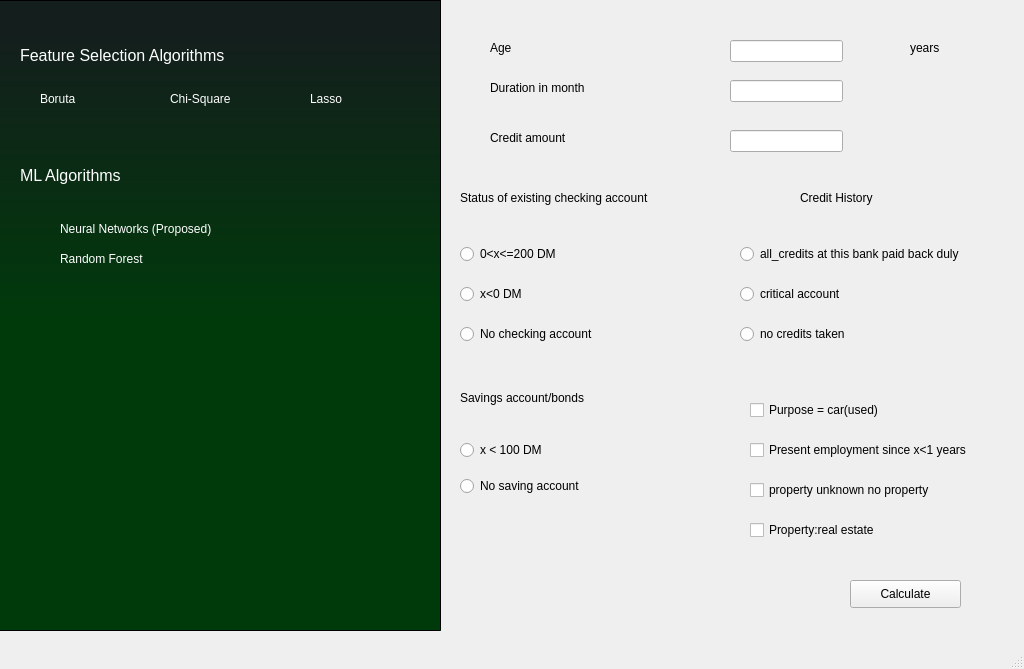
<?xml version="1.0" encoding="UTF-8"?>
<ui version="4.0">
 <class>MainWindow</class>
 <widget class="QMainWindow" name="MainWindow">
  <property name="windowModality">
   <enum>Qt::NonModal</enum>
  </property>
  <property name="enabled">
   <bool>true</bool>
  </property>
  <property name="geometry">
   <rect>
    <x>0</x>
    <y>0</y>
    <width>1024</width>
    <height>669</height>
   </rect>
  </property>
  <property name="sizePolicy">
   <sizepolicy hsizetype="Ignored" vsizetype="Ignored">
    <horstretch>0</horstretch>
    <verstretch>0</verstretch>
   </sizepolicy>
  </property>
  <property name="minimumSize">
   <size>
    <width>1024</width>
    <height>669</height>
   </size>
  </property>
  <property name="maximumSize">
   <size>
    <width>1024</width>
    <height>669</height>
   </size>
  </property>
  <property name="mouseTracking">
   <bool>false</bool>
  </property>
  <property name="windowTitle">
   <string>MainWindow</string>
  </property>
  <property name="toolButtonStyle">
   <enum>Qt::ToolButtonIconOnly</enum>
  </property>
  <property name="documentMode">
   <bool>false</bool>
  </property>
  <widget class="QWidget" name="centralwidget">
   <widget class="QFrame" name="frame">
    <property name="geometry">
     <rect>
      <x>-10</x>
      <y>0</y>
      <width>451</width>
      <height>631</height>
     </rect>
    </property>
    <property name="font">
     <font>
      <family>Franklin Gothic Heavy</family>
      <pointsize>8</pointsize>
     </font>
    </property>
    <property name="autoFillBackground">
     <bool>false</bool>
    </property>
    <property name="styleSheet">
     <string notr="true">background-color:qlineargradient(spread:pad, x1:1, y1:0.511545, x2:1, y2:0.046, stop:0 rgba(0, 58, 11, 255), stop:1 rgba(20, 30, 29, 255))</string>
    </property>
    <property name="frameShape">
     <enum>QFrame::StyledPanel</enum>
    </property>
    <property name="frameShadow">
     <enum>QFrame::Sunken</enum>
    </property>
    <widget class="QLabel" name="label">
     <property name="geometry">
      <rect>
       <x>30</x>
       <y>40</y>
       <width>291</width>
       <height>31</height>
      </rect>
     </property>
     <property name="font">
      <font>
       <family>MS Shell Dlg 2</family>
       <pointsize>12</pointsize>
       <weight>50</weight>
       <italic>false</italic>
       <bold>false</bold>
      </font>
     </property>
     <property name="autoFillBackground">
      <bool>false</bool>
     </property>
     <property name="styleSheet">
      <string notr="true">color:rgb(255, 255, 255);
font: 12pt &quot;MS Shell Dlg 2&quot;;
background-color:transparent;
</string>
     </property>
     <property name="text">
      <string>Feature Selection Algorithms</string>
     </property>
    </widget>
    <widget class="QRadioButton" name="radioButton_4">
     <property name="geometry">
      <rect>
       <x>30</x>
       <y>90</y>
       <width>66</width>
       <height>17</height>
      </rect>
     </property>
     <property name="styleSheet">
      <string notr="true">color:rgb(255, 255, 255);
background-color:transparent</string>
     </property>
     <property name="text">
      <string>Boruta</string>
     </property>
    </widget>
    <widget class="QRadioButton" name="radioButton_3">
     <property name="geometry">
      <rect>
       <x>160</x>
       <y>90</y>
       <width>90</width>
       <height>17</height>
      </rect>
     </property>
     <property name="styleSheet">
      <string notr="true">color:rgb(255, 255, 255);
background-color:transparent</string>
     </property>
     <property name="text">
      <string>Chi-Square</string>
     </property>
    </widget>
    <widget class="QRadioButton" name="radioButton_2">
     <property name="geometry">
      <rect>
       <x>300</x>
       <y>90</y>
       <width>101</width>
       <height>17</height>
      </rect>
     </property>
     <property name="autoFillBackground">
      <bool>false</bool>
     </property>
     <property name="styleSheet">
      <string notr="true">color:rgb(255, 255, 255);
background-color:transparent</string>
     </property>
     <property name="text">
      <string>Lasso</string>
     </property>
    </widget>
    <widget class="QLabel" name="label_6">
     <property name="enabled">
      <bool>true</bool>
     </property>
     <property name="geometry">
      <rect>
       <x>230</x>
       <y>430</y>
       <width>211</width>
       <height>141</height>
      </rect>
     </property>
     <property name="font">
      <font>
       <pointsize>26</pointsize>
       <weight>75</weight>
       <bold>true</bold>
      </font>
     </property>
     <property name="styleSheet">
      <string notr="true">background-color:transparent;
color:#ffffff</string>
     </property>
     <property name="text">
      <string/>
     </property>
    </widget>
    <widget class="QLabel" name="label_2">
     <property name="geometry">
      <rect>
       <x>30</x>
       <y>160</y>
       <width>131</width>
       <height>31</height>
      </rect>
     </property>
     <property name="font">
      <font>
       <family>MS Shell Dlg 2</family>
       <pointsize>12</pointsize>
       <weight>50</weight>
       <italic>false</italic>
       <bold>false</bold>
      </font>
     </property>
     <property name="autoFillBackground">
      <bool>false</bool>
     </property>
     <property name="styleSheet">
      <string notr="true">color:rgb(255, 255, 255);
font: 12pt &quot;MS Shell Dlg 2&quot;;
background-color:transparent;
</string>
     </property>
     <property name="text">
      <string>ML Algorithms</string>
     </property>
    </widget>
    <widget class="QFrame" name="frame_2">
     <property name="geometry">
      <rect>
       <x>40</x>
       <y>200</y>
       <width>341</width>
       <height>80</height>
      </rect>
     </property>
     <property name="styleSheet">
      <string notr="true">background-color:transparent;</string>
     </property>
     <property name="frameShape">
      <enum>QFrame::StyledPanel</enum>
     </property>
     <property name="frameShadow">
      <enum>QFrame::Raised</enum>
     </property>
     <widget class="QRadioButton" name="radioButton_6">
      <property name="geometry">
       <rect>
        <x>10</x>
        <y>50</y>
        <width>299</width>
        <height>17</height>
       </rect>
      </property>
      <property name="styleSheet">
       <string notr="true">color:rgb(255, 255, 255);
background-color:transparent</string>
      </property>
      <property name="text">
       <string>Random Forest</string>
      </property>
     </widget>
     <widget class="QRadioButton" name="radioButton_5">
      <property name="geometry">
       <rect>
        <x>10</x>
        <y>20</y>
        <width>299</width>
        <height>17</height>
       </rect>
      </property>
      <property name="styleSheet">
       <string notr="true">color:rgb(255, 255, 255);
background-color:transparent</string>
      </property>
      <property name="text">
       <string>Neural Networks (Proposed)</string>
      </property>
     </widget>
    </widget>
   </widget>
   <widget class="QStackedWidget" name="stackedWidget">
    <property name="geometry">
     <rect>
      <x>440</x>
      <y>0</y>
      <width>611</width>
      <height>1121</height>
     </rect>
    </property>
    <property name="styleSheet">
     <string notr="true"/>
    </property>
    <property name="currentIndex">
     <number>0</number>
    </property>
    <widget class="QWidget" name="chi_widget">
     <widget class="QLabel" name="label_13">
      <property name="geometry">
       <rect>
        <x>50</x>
        <y>40</y>
        <width>55</width>
        <height>16</height>
       </rect>
      </property>
      <property name="text">
       <string>Age</string>
      </property>
     </widget>
     <widget class="QLabel" name="label_14">
      <property name="geometry">
       <rect>
        <x>50</x>
        <y>80</y>
        <width>111</width>
        <height>16</height>
       </rect>
      </property>
      <property name="text">
       <string>Duration in month</string>
      </property>
     </widget>
     <widget class="QLabel" name="label_15">
      <property name="geometry">
       <rect>
        <x>50</x>
        <y>130</y>
        <width>91</width>
        <height>16</height>
       </rect>
      </property>
      <property name="text">
       <string>Credit amount</string>
      </property>
     </widget>
     <widget class="QLineEdit" name="lineEdit_age">
      <property name="geometry">
       <rect>
        <x>290</x>
        <y>40</y>
        <width>113</width>
        <height>22</height>
       </rect>
      </property>
     </widget>
     <widget class="QLineEdit" name="lineEdit_duration">
      <property name="geometry">
       <rect>
        <x>290</x>
        <y>80</y>
        <width>113</width>
        <height>22</height>
       </rect>
      </property>
     </widget>
     <widget class="QLineEdit" name="lineEdit_amount">
      <property name="geometry">
       <rect>
        <x>290</x>
        <y>130</y>
        <width>113</width>
        <height>22</height>
       </rect>
      </property>
     </widget>
     <widget class="QWidget" name="verticalLayoutWidget">
      <property name="geometry">
       <rect>
        <x>20</x>
        <y>230</y>
        <width>201</width>
        <height>131</height>
       </rect>
      </property>
      <layout class="QVBoxLayout" name="verticalLayout">
       <item>
        <widget class="QRadioButton" name="radioButton_11">
         <property name="text">
          <string>0&lt;x&lt;=200 DM</string>
         </property>
        </widget>
       </item>
       <item>
        <widget class="QRadioButton" name="radioButton_12">
         <property name="text">
          <string>x&lt;0 DM</string>
         </property>
        </widget>
       </item>
       <item>
        <widget class="QRadioButton" name="radioButton_10">
         <property name="text">
          <string>No checking account</string>
         </property>
        </widget>
       </item>
      </layout>
     </widget>
     <widget class="QLabel" name="label_16">
      <property name="geometry">
       <rect>
        <x>20</x>
        <y>190</y>
        <width>211</width>
        <height>16</height>
       </rect>
      </property>
      <property name="text">
       <string>Status of existing checking account</string>
      </property>
     </widget>
     <widget class="QLabel" name="label_17">
      <property name="geometry">
       <rect>
        <x>360</x>
        <y>190</y>
        <width>91</width>
        <height>16</height>
       </rect>
      </property>
      <property name="text">
       <string>Credit History</string>
      </property>
     </widget>
     <widget class="QWidget" name="verticalLayoutWidget_3">
      <property name="geometry">
       <rect>
        <x>300</x>
        <y>230</y>
        <width>251</width>
        <height>131</height>
       </rect>
      </property>
      <layout class="QVBoxLayout" name="verticalLayout_3">
       <item>
        <widget class="QRadioButton" name="radioButton_14">
         <property name="text">
          <string>all_credits at this bank paid back duly</string>
         </property>
        </widget>
       </item>
       <item>
        <widget class="QRadioButton" name="radioButton_15">
         <property name="text">
          <string>critical account</string>
         </property>
        </widget>
       </item>
       <item>
        <widget class="QRadioButton" name="radioButton_13">
         <property name="text">
          <string>no credits taken</string>
         </property>
        </widget>
       </item>
      </layout>
     </widget>
     <widget class="QLabel" name="label_18">
      <property name="geometry">
       <rect>
        <x>20</x>
        <y>390</y>
        <width>201</width>
        <height>16</height>
       </rect>
      </property>
      <property name="text">
       <string>Savings account/bonds</string>
      </property>
     </widget>
     <widget class="QWidget" name="verticalLayoutWidget_4">
      <property name="geometry">
       <rect>
        <x>20</x>
        <y>430</y>
        <width>201</width>
        <height>76</height>
       </rect>
      </property>
      <layout class="QVBoxLayout" name="verticalLayout_4">
       <item>
        <widget class="QRadioButton" name="radioButton_16">
         <property name="text">
          <string>x &lt; 100 DM</string>
         </property>
        </widget>
       </item>
       <item>
        <widget class="QRadioButton" name="radioButton_17">
         <property name="text">
          <string>No saving account</string>
         </property>
        </widget>
       </item>
      </layout>
     </widget>
     <widget class="QCheckBox" name="checkBox">
      <property name="geometry">
       <rect>
        <x>310</x>
        <y>400</y>
        <width>141</width>
        <height>20</height>
       </rect>
      </property>
      <property name="text">
       <string>Purpose = car(used)</string>
      </property>
     </widget>
     <widget class="QCheckBox" name="checkBox_2">
      <property name="geometry">
       <rect>
        <x>310</x>
        <y>440</y>
        <width>251</width>
        <height>20</height>
       </rect>
      </property>
      <property name="text">
       <string>Present employment since x&lt;1 years</string>
      </property>
     </widget>
     <widget class="QCheckBox" name="checkBox_3">
      <property name="geometry">
       <rect>
        <x>310</x>
        <y>480</y>
        <width>221</width>
        <height>20</height>
       </rect>
      </property>
      <property name="text">
       <string>property unknown no property</string>
      </property>
     </widget>
     <widget class="QCheckBox" name="checkBox_4">
      <property name="geometry">
       <rect>
        <x>310</x>
        <y>520</y>
        <width>151</width>
        <height>20</height>
       </rect>
      </property>
      <property name="text">
       <string>Property:real estate</string>
      </property>
     </widget>
     <widget class="QLabel" name="label_19">
      <property name="geometry">
       <rect>
        <x>470</x>
        <y>40</y>
        <width>55</width>
        <height>16</height>
       </rect>
      </property>
      <property name="text">
       <string>years</string>
      </property>
     </widget>
     <widget class="QPushButton" name="pushButton_2">
      <property name="geometry">
       <rect>
        <x>410</x>
        <y>580</y>
        <width>111</width>
        <height>28</height>
       </rect>
      </property>
      <property name="text">
       <string>Calculate</string>
      </property>
     </widget>
    </widget>
    <widget class="QWidget" name="lasso_widget">
     <widget class="QLabel" name="label_10">
      <property name="geometry">
       <rect>
        <x>10</x>
        <y>120</y>
        <width>55</width>
        <height>16</height>
       </rect>
      </property>
      <property name="text">
       <string>Age</string>
      </property>
     </widget>
     <widget class="QLabel" name="label_12">
      <property name="geometry">
       <rect>
        <x>150</x>
        <y>120</y>
        <width>111</width>
        <height>16</height>
       </rect>
      </property>
      <property name="text">
       <string>Duration in month</string>
      </property>
     </widget>
     <widget class="QLabel" name="label_20">
      <property name="geometry">
       <rect>
        <x>290</x>
        <y>120</y>
        <width>91</width>
        <height>16</height>
       </rect>
      </property>
      <property name="text">
       <string>Credit amount</string>
      </property>
     </widget>
     <widget class="QLabel" name="label_21">
      <property name="geometry">
       <rect>
        <x>10</x>
        <y>50</y>
        <width>301</width>
        <height>16</height>
       </rect>
      </property>
      <property name="text">
       <string>Installment rate in percentage of disposable income</string>
      </property>
     </widget>
     <widget class="QLabel" name="label_22">
      <property name="geometry">
       <rect>
        <x>410</x>
        <y>120</y>
        <width>141</width>
        <height>16</height>
       </rect>
      </property>
      <property name="text">
       <string>Present residence since</string>
      </property>
     </widget>
     <widget class="QLabel" name="label_23">
      <property name="geometry">
       <rect>
        <x>10</x>
        <y>90</y>
        <width>231</width>
        <height>16</height>
       </rect>
      </property>
      <property name="text">
       <string>Number of existing credits at this bank</string>
      </property>
     </widget>
     <widget class="QLabel" name="label_24">
      <property name="geometry">
       <rect>
        <x>10</x>
        <y>10</y>
        <width>341</width>
        <height>16</height>
       </rect>
      </property>
      <property name="text">
       <string>Number of people being liable to provide maintanance for</string>
      </property>
     </widget>
     <widget class="QLineEdit" name="lineEdit_6">
      <property name="geometry">
       <rect>
        <x>10</x>
        <y>150</y>
        <width>113</width>
        <height>22</height>
       </rect>
      </property>
     </widget>
     <widget class="QLineEdit" name="lineEdit_7">
      <property name="geometry">
       <rect>
        <x>150</x>
        <y>150</y>
        <width>113</width>
        <height>22</height>
       </rect>
      </property>
     </widget>
     <widget class="QLineEdit" name="lineEdit_8">
      <property name="geometry">
       <rect>
        <x>280</x>
        <y>150</y>
        <width>113</width>
        <height>22</height>
       </rect>
      </property>
     </widget>
     <widget class="QLineEdit" name="lineEdit_9">
      <property name="geometry">
       <rect>
        <x>410</x>
        <y>50</y>
        <width>113</width>
        <height>22</height>
       </rect>
      </property>
     </widget>
     <widget class="QLineEdit" name="lineEdit_10">
      <property name="geometry">
       <rect>
        <x>430</x>
        <y>150</y>
        <width>113</width>
        <height>22</height>
       </rect>
      </property>
     </widget>
     <widget class="QLineEdit" name="lineEdit_11">
      <property name="geometry">
       <rect>
        <x>410</x>
        <y>90</y>
        <width>113</width>
        <height>22</height>
       </rect>
      </property>
     </widget>
     <widget class="QLineEdit" name="lineEdit_12">
      <property name="geometry">
       <rect>
        <x>410</x>
        <y>10</y>
        <width>113</width>
        <height>22</height>
       </rect>
      </property>
     </widget>
     <widget class="QWidget" name="verticalLayoutWidget_5">
      <property name="geometry">
       <rect>
        <x>10</x>
        <y>280</y>
        <width>232</width>
        <height>80</height>
       </rect>
      </property>
      <layout class="QVBoxLayout" name="verticalLayout_5">
       <item>
        <widget class="QLabel" name="label_25">
         <property name="font">
          <font>
           <weight>75</weight>
           <bold>true</bold>
          </font>
         </property>
         <property name="text">
          <string>Status of existing checking account</string>
         </property>
        </widget>
       </item>
       <item>
        <widget class="QRadioButton" name="radioButton_19">
         <property name="text">
          <string>x&lt;0 DM</string>
         </property>
        </widget>
       </item>
       <item>
        <widget class="QRadioButton" name="radioButton_18">
         <property name="text">
          <string>No checking account</string>
         </property>
        </widget>
       </item>
      </layout>
     </widget>
     <widget class="QWidget" name="verticalLayoutWidget_6">
      <property name="geometry">
       <rect>
        <x>10</x>
        <y>380</y>
        <width>251</width>
        <height>80</height>
       </rect>
      </property>
      <layout class="QVBoxLayout" name="verticalLayout_6">
       <item>
        <widget class="QLabel" name="label_26">
         <property name="font">
          <font>
           <weight>75</weight>
           <bold>true</bold>
          </font>
         </property>
         <property name="text">
          <string>Credit History</string>
         </property>
        </widget>
       </item>
       <item>
        <widget class="QRadioButton" name="radioButton_20">
         <property name="text">
          <string>Critical account</string>
         </property>
        </widget>
       </item>
       <item>
        <widget class="QRadioButton" name="radioButton_21">
         <property name="text">
          <string>Existing credits paid back duly till now</string>
         </property>
        </widget>
       </item>
      </layout>
     </widget>
     <widget class="QWidget" name="verticalLayoutWidget_7">
      <property name="geometry">
       <rect>
        <x>240</x>
        <y>180</y>
        <width>160</width>
        <height>80</height>
       </rect>
      </property>
      <layout class="QVBoxLayout" name="verticalLayout_7">
       <item>
        <widget class="QLabel" name="label_27">
         <property name="font">
          <font>
           <weight>75</weight>
           <bold>true</bold>
          </font>
         </property>
         <property name="text">
          <string>Saving account bonds</string>
         </property>
        </widget>
       </item>
       <item>
        <widget class="QRadioButton" name="radioButton_23">
         <property name="text">
          <string>x&lt;100 DM</string>
         </property>
        </widget>
       </item>
       <item>
        <widget class="QRadioButton" name="radioButton_24">
         <property name="text">
          <string>No saving account</string>
         </property>
        </widget>
       </item>
      </layout>
     </widget>
     <widget class="QWidget" name="verticalLayoutWidget_8">
      <property name="geometry">
       <rect>
        <x>420</x>
        <y>180</y>
        <width>160</width>
        <height>80</height>
       </rect>
      </property>
      <layout class="QVBoxLayout" name="verticalLayout_8">
       <item>
        <widget class="QLabel" name="label_28">
         <property name="font">
          <font>
           <weight>75</weight>
           <bold>true</bold>
          </font>
         </property>
         <property name="text">
          <string>Purpose</string>
         </property>
        </widget>
       </item>
       <item>
        <widget class="QRadioButton" name="radioButton_25">
         <property name="text">
          <string>Car(used)</string>
         </property>
        </widget>
       </item>
       <item>
        <widget class="QRadioButton" name="radioButton_22">
         <property name="text">
          <string>radio/TV</string>
         </property>
        </widget>
       </item>
      </layout>
     </widget>
     <widget class="QWidget" name="verticalLayoutWidget_9">
      <property name="geometry">
       <rect>
        <x>250</x>
        <y>280</y>
        <width>173</width>
        <height>99</height>
       </rect>
      </property>
      <layout class="QVBoxLayout" name="verticalLayout_9">
       <item>
        <widget class="QLabel" name="label_29">
         <property name="font">
          <font>
           <weight>75</weight>
           <bold>true</bold>
          </font>
         </property>
         <property name="text">
          <string>Present employment since</string>
         </property>
        </widget>
       </item>
       <item>
        <widget class="QRadioButton" name="radioButton_27">
         <property name="text">
          <string>1 ≤  x &lt; 4</string>
         </property>
        </widget>
       </item>
       <item>
        <widget class="QRadioButton" name="radioButton_26">
         <property name="text">
          <string>4 ≤  x &lt; 7</string>
         </property>
        </widget>
       </item>
       <item>
        <widget class="QRadioButton" name="radioButton_28">
         <property name="text">
          <string>x ≥ 7</string>
         </property>
        </widget>
       </item>
      </layout>
     </widget>
     <widget class="QWidget" name="verticalLayoutWidget_10">
      <property name="geometry">
       <rect>
        <x>430</x>
        <y>280</y>
        <width>151</width>
        <height>81</height>
       </rect>
      </property>
      <layout class="QVBoxLayout" name="verticalLayout_10">
       <item>
        <widget class="QLabel" name="label_30">
         <property name="font">
          <font>
           <weight>75</weight>
           <bold>true</bold>
          </font>
         </property>
         <property name="text">
          <string>Telephone</string>
         </property>
        </widget>
       </item>
       <item>
        <widget class="QRadioButton" name="radioButton_29">
         <property name="text">
          <string>None</string>
         </property>
        </widget>
       </item>
       <item>
        <widget class="QRadioButton" name="radioButton_30">
         <property name="text">
          <string>Yes</string>
         </property>
        </widget>
       </item>
      </layout>
     </widget>
     <widget class="QWidget" name="verticalLayoutWidget_11">
      <property name="geometry">
       <rect>
        <x>10</x>
        <y>180</y>
        <width>221</width>
        <height>99</height>
       </rect>
      </property>
      <layout class="QVBoxLayout" name="verticalLayout_11">
       <item>
        <widget class="QLabel" name="label_31">
         <property name="font">
          <font>
           <weight>75</weight>
           <bold>true</bold>
          </font>
         </property>
         <property name="text">
          <string>Property</string>
         </property>
        </widget>
       </item>
       <item>
        <widget class="QRadioButton" name="radioButton_31">
         <property name="text">
          <string>car or other</string>
         </property>
        </widget>
       </item>
       <item>
        <widget class="QRadioButton" name="radioButton_32">
         <property name="text">
          <string>real estate</string>
         </property>
        </widget>
       </item>
       <item>
        <widget class="QRadioButton" name="radioButton_33">
         <property name="text">
          <string>savings aggrement/life insurance</string>
         </property>
        </widget>
       </item>
      </layout>
     </widget>
     <widget class="QPushButton" name="pushButton_3">
      <property name="geometry">
       <rect>
        <x>480</x>
        <y>570</y>
        <width>93</width>
        <height>28</height>
       </rect>
      </property>
      <property name="text">
       <string>Calculate</string>
      </property>
     </widget>
     <widget class="QWidget" name="gridLayoutWidget">
      <property name="geometry">
       <rect>
        <x>10</x>
        <y>490</y>
        <width>429</width>
        <height>130</height>
       </rect>
      </property>
      <layout class="QGridLayout" name="gridLayout">
       <property name="sizeConstraint">
        <enum>QLayout::SetFixedSize</enum>
       </property>
       <item row="1" column="1">
        <widget class="QCheckBox" name="checkBox_11">
         <property name="text">
          <string>Other debtors/guarantors:none</string>
         </property>
        </widget>
       </item>
       <item row="2" column="0">
        <widget class="QCheckBox" name="checkBox_16">
         <property name="text">
          <string>Job_unskilled-resident</string>
         </property>
        </widget>
       </item>
       <item row="0" column="1">
        <widget class="QCheckBox" name="checkBox_12">
         <property name="text">
          <string>Other installment plans : none</string>
         </property>
        </widget>
       </item>
       <item row="0" column="0">
        <widget class="QCheckBox" name="checkBox_15">
         <property name="text">
          <string>Job_skilled employee/official</string>
         </property>
        </widget>
       </item>
       <item row="1" column="0">
        <widget class="QCheckBox" name="checkBox_14">
         <property name="text">
          <string>Foreign worker</string>
         </property>
        </widget>
       </item>
       <item row="2" column="1">
        <widget class="QCheckBox" name="checkBox_5">
         <property name="text">
          <string>female:divorced/seperated/married</string>
         </property>
        </widget>
       </item>
       <item row="3" column="0">
        <widget class="QCheckBox" name="checkBox_13">
         <property name="text">
          <string>male: single</string>
         </property>
        </widget>
       </item>
       <item row="3" column="1">
        <widget class="QCheckBox" name="checkBox_10">
         <property name="text">
          <string>Housing own</string>
         </property>
        </widget>
       </item>
      </layout>
     </widget>
    </widget>
    <widget class="QWidget" name="relief_widget">
     <widget class="QLabel" name="label_11">
      <property name="geometry">
       <rect>
        <x>220</x>
        <y>20</y>
        <width>191</width>
        <height>16</height>
       </rect>
      </property>
      <property name="text">
       <string>RELIEF BASED TEMPLATE</string>
      </property>
     </widget>
    </widget>
    <widget class="QWidget" name="boruta_widget">
     <widget class="QLabel" name="label_3">
      <property name="geometry">
       <rect>
        <x>30</x>
        <y>60</y>
        <width>55</width>
        <height>16</height>
       </rect>
      </property>
      <property name="autoFillBackground">
       <bool>false</bool>
      </property>
      <property name="styleSheet">
       <string notr="true">color:rgb(0, 0, 0);
background-color:transparent</string>
      </property>
      <property name="text">
       <string>Age</string>
      </property>
     </widget>
     <widget class="QLineEdit" name="lineEdit">
      <property name="geometry">
       <rect>
        <x>400</x>
        <y>50</y>
        <width>113</width>
        <height>22</height>
       </rect>
      </property>
     </widget>
     <widget class="QLabel" name="label_4">
      <property name="geometry">
       <rect>
        <x>540</x>
        <y>50</y>
        <width>55</width>
        <height>16</height>
       </rect>
      </property>
      <property name="text">
       <string>years.</string>
      </property>
     </widget>
     <widget class="QLabel" name="label_5">
      <property name="geometry">
       <rect>
        <x>30</x>
        <y>150</y>
        <width>111</width>
        <height>16</height>
       </rect>
      </property>
      <property name="text">
       <string>Duration in month</string>
      </property>
     </widget>
     <widget class="QLineEdit" name="lineEdit_2">
      <property name="geometry">
       <rect>
        <x>400</x>
        <y>150</y>
        <width>113</width>
        <height>22</height>
       </rect>
      </property>
     </widget>
     <widget class="QLabel" name="label_7">
      <property name="geometry">
       <rect>
        <x>30</x>
        <y>100</y>
        <width>91</width>
        <height>16</height>
       </rect>
      </property>
      <property name="text">
       <string>Credit amount</string>
      </property>
     </widget>
     <widget class="QLineEdit" name="lineEdit_3">
      <property name="geometry">
       <rect>
        <x>400</x>
        <y>100</y>
        <width>113</width>
        <height>22</height>
       </rect>
      </property>
     </widget>
     <widget class="QLabel" name="label_8">
      <property name="geometry">
       <rect>
        <x>30</x>
        <y>210</y>
        <width>311</width>
        <height>16</height>
       </rect>
      </property>
      <property name="text">
       <string>Installment rate in percentage of disposable income</string>
      </property>
     </widget>
     <widget class="QLineEdit" name="lineEdit_4">
      <property name="geometry">
       <rect>
        <x>400</x>
        <y>200</y>
        <width>113</width>
        <height>22</height>
       </rect>
      </property>
     </widget>
     <widget class="QLabel" name="label_9">
      <property name="geometry">
       <rect>
        <x>30</x>
        <y>260</y>
        <width>141</width>
        <height>16</height>
       </rect>
      </property>
      <property name="text">
       <string>Present residence since</string>
      </property>
     </widget>
     <widget class="QLineEdit" name="lineEdit_5">
      <property name="geometry">
       <rect>
        <x>400</x>
        <y>260</y>
        <width>113</width>
        <height>22</height>
       </rect>
      </property>
     </widget>
     <widget class="QCheckBox" name="checkBox_6">
      <property name="geometry">
       <rect>
        <x>30</x>
        <y>530</y>
        <width>311</width>
        <height>20</height>
       </rect>
      </property>
      <property name="text">
       <string>Savings account/bonds x&lt;100DM</string>
      </property>
     </widget>
     <widget class="QCheckBox" name="checkBox_7">
      <property name="geometry">
       <rect>
        <x>30</x>
        <y>590</y>
        <width>231</width>
        <height>20</height>
       </rect>
      </property>
      <property name="text">
       <string>Housing own</string>
      </property>
     </widget>
     <widget class="QCheckBox" name="checkBox_8">
      <property name="geometry">
       <rect>
        <x>30</x>
        <y>560</y>
        <width>221</width>
        <height>20</height>
       </rect>
      </property>
      <property name="text">
       <string>Other installment plans none</string>
      </property>
     </widget>
     <widget class="QPushButton" name="pushButton">
      <property name="geometry">
       <rect>
        <x>470</x>
        <y>570</y>
        <width>93</width>
        <height>28</height>
       </rect>
      </property>
      <property name="text">
       <string>Calculate</string>
      </property>
     </widget>
     <widget class="QWidget" name="verticalLayoutWidget_2">
      <property name="geometry">
       <rect>
        <x>30</x>
        <y>310</y>
        <width>347</width>
        <height>141</height>
       </rect>
      </property>
      <layout class="QVBoxLayout" name="verticalLayout_2">
       <item>
        <widget class="QRadioButton" name="radioButton_7">
         <property name="text">
          <string>Status of existing account 0&lt;=x&lt;=200 DM</string>
         </property>
        </widget>
       </item>
       <item>
        <widget class="QRadioButton" name="radioButton_9">
         <property name="text">
          <string>Status of existing checking account x&lt;0 DM</string>
         </property>
        </widget>
       </item>
       <item>
        <widget class="QRadioButton" name="radioButton_8">
         <property name="text">
          <string>Status of existing checking account no checking account</string>
         </property>
        </widget>
       </item>
      </layout>
     </widget>
     <widget class="QCheckBox" name="checkBox_9">
      <property name="geometry">
       <rect>
        <x>30</x>
        <y>500</y>
        <width>311</width>
        <height>20</height>
       </rect>
      </property>
      <property name="text">
       <string>Credit History critical account</string>
      </property>
     </widget>
    </widget>
   </widget>
  </widget>
  <widget class="QMenuBar" name="menubar">
   <property name="geometry">
    <rect>
     <x>0</x>
     <y>0</y>
     <width>1024</width>
     <height>26</height>
    </rect>
   </property>
  </widget>
  <widget class="QStatusBar" name="statusbar"/>
 </widget>
 <resources/>
 <connections/>
</ui>
